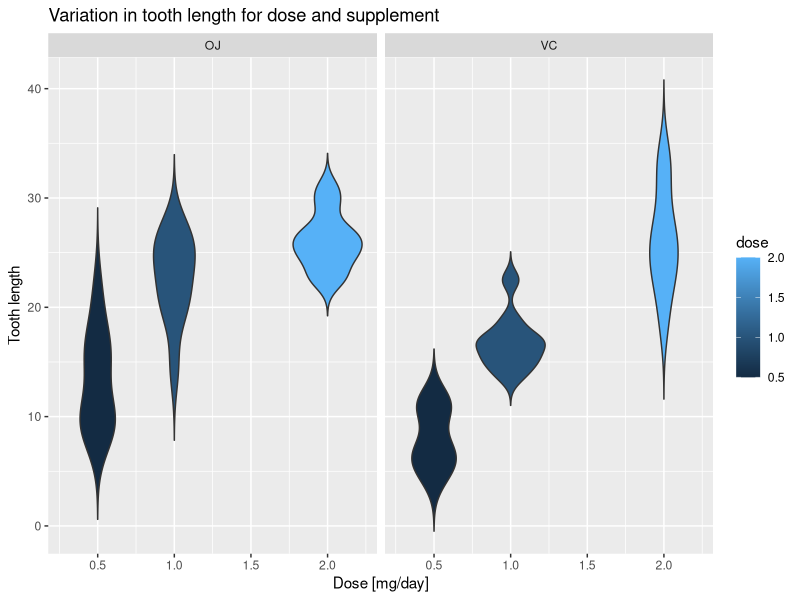
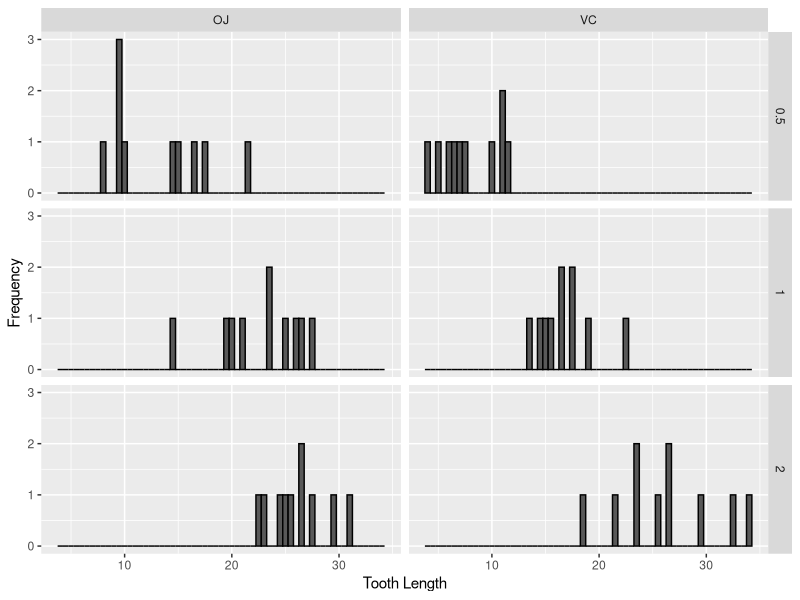

The R script that drew these images, in order: (Note: this script raises an error after producing the figures.)
## ---- chunk 1
## INTRO
# Install required packages if necessary
# install.packages("dplyr")
# install.packages("tidyverse")
# install.packages("reshape2")
# install.packages("tidyr")
# install.packages("kableExtra")
# install.packages("datasets")

# Load packages
library(dplyr)
library(tidyverse)
library(reshape2)
library(tidyr)
library(kableExtra)
library(datasets)

# Dataset
data(ToothGrowth)

## ---- chunk 2
# Show the distribution of the variables.
summary(ToothGrowth)
## ---- chunk 3
# Dimensions of data
dim(ToothGrowth)
## ---- chunk 4
## Seperate based on dose and supplement type, show mean and 95 % conf interval.
# Create ggplot
g <- ggplot(ToothGrowth, aes(x = dose, y = len, group = dose))
# Violin plot
g <- g + geom_violin(aes(fill = dose), trim = FALSE)
# Grid with supplement type in different window
g <- g + facet_grid(. ~ supp)
# Create labels
g <- g + labs(
  x = "Dose [mg/day]", 
  y = "Tooth length", 
  title = "Variation in tooth length for dose and supplement")
# Show plot
g

# Seperate based on dose and supplement type, show mean and 95 % conf interval.
plot <- ggplot(ToothGrowth, aes(len))
# Histogram
plot <- plot + geom_histogram(color = "black", binwidth = 0.5)
# Grid wich seperates based on dosage and supplement type
plot <- plot + facet_grid(dose ~ supp)
# Create labels
plot <- plot + labs(
  x = "Tooth Length", 
  y = "Frequency") 
# Show plot
plot
## ---- chunk 5
## Calculate t.test to see if the hypothesis that 
## the mean for high and low dose is the same.
# Create a subset of dataset without the dosage 1 mg/day.

# First, subset with only VC and dosages 0.5 and 2 mg/day.
ToothGrowthSuppVC <- ToothGrowth %>% 
  filter(supp %in% "VC") %>% 
  filter(dose %in% c(0.5, 2))

# Second, subset with only OJ and dosages 0.5 and 2 mg/day.
ToothGrowthSuppOJ <- ToothGrowth %>% 
  filter(supp %in% "OJ") %>% 
  filter(dose %in% c(0.5, 2))

# Perform t.test without paring and assuming unequal variance.
t.test(len ~ dose, paired = FALSE, var.equal = FALSE, data = ToothGrowthSuppVC)$conf
t.test(len ~ dose, paired = FALSE, var.equal = FALSE, data = ToothGrowthSuppOJ)$conf
## ---- chunk 6
# Calculate t.test to see if the hypothesis that the 
# mean for supplement types are the same.
t.test(len ~ supp, paired = FALSE, var.equal = FALSE, data = ToothGrowth)$conf
## ---- chunk 7
## INTRO
# Install required packages if necessary
# install.packages("dplyr")
# install.packages("tidyverse")
# install.packages("reshape2")
# install.packages("tidyr")
# install.packages("kableExtra")
# install.packages("datasets")

# Load packages
library(dplyr)
library(tidyverse)
library(reshape2)
library(tidyr)
library(kableExtra)
library(datasets)

# Dataset
data(ToothGrowth)

## ---- chunk 8
# Show the distribution of the variables.
summary(ToothGrowth)
## ---- chunk 9
# Dimensions of data
dim(ToothGrowth)
## ---- chunk 10
## Seperate based on dose and supplement type, show mean and 95 % conf interval.
# Create ggplot
g <- ggplot(ToothGrowth, aes(x = dose, y = len, group = dose))
# Violin plot
g <- g + geom_violin(aes(fill = dose), trim = FALSE)
# Grid with supplement type in different window
g <- g + facet_grid(. ~ supp)
# Create labels
g <- g + labs(
  x = "Dose [mg/day]", 
  y = "Tooth length", 
  title = "Variation in tooth length for dose and supplement")
# Show plot
g

# Seperate based on dose and supplement type, show mean and 95 % conf interval.
plot <- ggplot(ToothGrowth, aes(len))
# Histogram
plot <- plot + geom_histogram(color = "black", binwidth = 0.5)
# Grid wich seperates based on dosage and supplement type
plot <- plot + facet_grid(dose ~ supp)
# Create labels
plot <- plot + labs(
  x = "Tooth Length", 
  y = "Frequency") 
# Show plot
plot
## ---- chunk 11
## Calculate t.test to see if the hypothesis that 
## the mean for high and low dose is the same.
# Create a subset of dataset without the dosage 1 mg/day.

# First, subset with only VC and dosages 0.5 and 2 mg/day.
ToothGrowthSuppVC <- ToothGrowth %>% 
  filter(supp %in% "VC") %>% 
  filter(dose %in% c(0.5, 2))

# Second, subset with only OJ and dosages 0.5 and 2 mg/day.
ToothGrowthSuppOJ <- ToothGrowth %>% 
  filter(supp %in% "OJ") %>% 
  filter(dose %in% c(0.5, 2))

# Perform t.test without paring and assuming unequal variance.
t.test(len ~ dose, paired = FALSE, var.equal = FALSE, data = ToothGrowthSuppVC)
t.test(len ~ dose, paired = FALSE, var.equal = FALSE, data = ToothGrowthSuppOJ)
## ---- chunk 12
# Calculate t.test to see if the hypothesis that the 
# mean for supplement types are the same.
t.test(len ~ supp, paired = FALSE, var.equal = FALSE, data = ToothGrowth)
